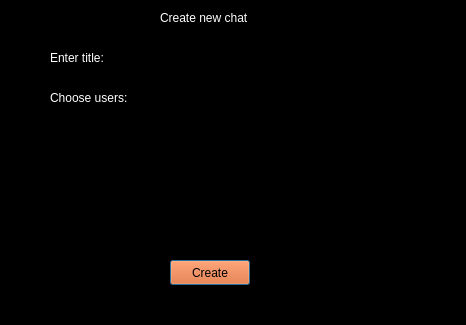
<?xml version="1.0" encoding="UTF-8"?>
<ui version="4.0">
 <class>New_chat</class>
 <widget class="QDialog" name="New_chat">
  <property name="geometry">
   <rect>
    <x>0</x>
    <y>0</y>
    <width>466</width>
    <height>325</height>
   </rect>
  </property>
  <property name="palette">
   <palette>
    <active>
     <colorrole role="WindowText">
      <brush brushstyle="SolidPattern">
       <color alpha="255">
        <red>255</red>
        <green>255</green>
        <blue>255</blue>
       </color>
      </brush>
     </colorrole>
     <colorrole role="Button">
      <brush brushstyle="SolidPattern">
       <color alpha="255">
        <red>0</red>
        <green>0</green>
        <blue>0</blue>
       </color>
      </brush>
     </colorrole>
     <colorrole role="Light">
      <brush brushstyle="SolidPattern">
       <color alpha="255">
        <red>0</red>
        <green>0</green>
        <blue>0</blue>
       </color>
      </brush>
     </colorrole>
     <colorrole role="Midlight">
      <brush brushstyle="SolidPattern">
       <color alpha="255">
        <red>0</red>
        <green>0</green>
        <blue>0</blue>
       </color>
      </brush>
     </colorrole>
     <colorrole role="Dark">
      <brush brushstyle="SolidPattern">
       <color alpha="255">
        <red>0</red>
        <green>0</green>
        <blue>0</blue>
       </color>
      </brush>
     </colorrole>
     <colorrole role="Mid">
      <brush brushstyle="SolidPattern">
       <color alpha="255">
        <red>0</red>
        <green>0</green>
        <blue>0</blue>
       </color>
      </brush>
     </colorrole>
     <colorrole role="Text">
      <brush brushstyle="SolidPattern">
       <color alpha="255">
        <red>255</red>
        <green>255</green>
        <blue>255</blue>
       </color>
      </brush>
     </colorrole>
     <colorrole role="BrightText">
      <brush brushstyle="SolidPattern">
       <color alpha="255">
        <red>255</red>
        <green>255</green>
        <blue>255</blue>
       </color>
      </brush>
     </colorrole>
     <colorrole role="ButtonText">
      <brush brushstyle="SolidPattern">
       <color alpha="255">
        <red>255</red>
        <green>255</green>
        <blue>255</blue>
       </color>
      </brush>
     </colorrole>
     <colorrole role="Base">
      <brush brushstyle="SolidPattern">
       <color alpha="255">
        <red>0</red>
        <green>0</green>
        <blue>0</blue>
       </color>
      </brush>
     </colorrole>
     <colorrole role="Window">
      <brush brushstyle="SolidPattern">
       <color alpha="255">
        <red>0</red>
        <green>0</green>
        <blue>0</blue>
       </color>
      </brush>
     </colorrole>
     <colorrole role="Shadow">
      <brush brushstyle="SolidPattern">
       <color alpha="255">
        <red>0</red>
        <green>0</green>
        <blue>0</blue>
       </color>
      </brush>
     </colorrole>
     <colorrole role="AlternateBase">
      <brush brushstyle="SolidPattern">
       <color alpha="255">
        <red>0</red>
        <green>0</green>
        <blue>0</blue>
       </color>
      </brush>
     </colorrole>
     <colorrole role="ToolTipBase">
      <brush brushstyle="SolidPattern">
       <color alpha="255">
        <red>255</red>
        <green>255</green>
        <blue>220</blue>
       </color>
      </brush>
     </colorrole>
     <colorrole role="ToolTipText">
      <brush brushstyle="SolidPattern">
       <color alpha="255">
        <red>0</red>
        <green>0</green>
        <blue>0</blue>
       </color>
      </brush>
     </colorrole>
     <colorrole role="PlaceholderText">
      <brush brushstyle="SolidPattern">
       <color alpha="128">
        <red>255</red>
        <green>255</green>
        <blue>255</blue>
       </color>
      </brush>
     </colorrole>
    </active>
    <inactive>
     <colorrole role="WindowText">
      <brush brushstyle="SolidPattern">
       <color alpha="255">
        <red>255</red>
        <green>255</green>
        <blue>255</blue>
       </color>
      </brush>
     </colorrole>
     <colorrole role="Button">
      <brush brushstyle="SolidPattern">
       <color alpha="255">
        <red>0</red>
        <green>0</green>
        <blue>0</blue>
       </color>
      </brush>
     </colorrole>
     <colorrole role="Light">
      <brush brushstyle="SolidPattern">
       <color alpha="255">
        <red>0</red>
        <green>0</green>
        <blue>0</blue>
       </color>
      </brush>
     </colorrole>
     <colorrole role="Midlight">
      <brush brushstyle="SolidPattern">
       <color alpha="255">
        <red>0</red>
        <green>0</green>
        <blue>0</blue>
       </color>
      </brush>
     </colorrole>
     <colorrole role="Dark">
      <brush brushstyle="SolidPattern">
       <color alpha="255">
        <red>0</red>
        <green>0</green>
        <blue>0</blue>
       </color>
      </brush>
     </colorrole>
     <colorrole role="Mid">
      <brush brushstyle="SolidPattern">
       <color alpha="255">
        <red>0</red>
        <green>0</green>
        <blue>0</blue>
       </color>
      </brush>
     </colorrole>
     <colorrole role="Text">
      <brush brushstyle="SolidPattern">
       <color alpha="255">
        <red>255</red>
        <green>255</green>
        <blue>255</blue>
       </color>
      </brush>
     </colorrole>
     <colorrole role="BrightText">
      <brush brushstyle="SolidPattern">
       <color alpha="255">
        <red>255</red>
        <green>255</green>
        <blue>255</blue>
       </color>
      </brush>
     </colorrole>
     <colorrole role="ButtonText">
      <brush brushstyle="SolidPattern">
       <color alpha="255">
        <red>255</red>
        <green>255</green>
        <blue>255</blue>
       </color>
      </brush>
     </colorrole>
     <colorrole role="Base">
      <brush brushstyle="SolidPattern">
       <color alpha="255">
        <red>0</red>
        <green>0</green>
        <blue>0</blue>
       </color>
      </brush>
     </colorrole>
     <colorrole role="Window">
      <brush brushstyle="SolidPattern">
       <color alpha="255">
        <red>0</red>
        <green>0</green>
        <blue>0</blue>
       </color>
      </brush>
     </colorrole>
     <colorrole role="Shadow">
      <brush brushstyle="SolidPattern">
       <color alpha="255">
        <red>0</red>
        <green>0</green>
        <blue>0</blue>
       </color>
      </brush>
     </colorrole>
     <colorrole role="AlternateBase">
      <brush brushstyle="SolidPattern">
       <color alpha="255">
        <red>0</red>
        <green>0</green>
        <blue>0</blue>
       </color>
      </brush>
     </colorrole>
     <colorrole role="ToolTipBase">
      <brush brushstyle="SolidPattern">
       <color alpha="255">
        <red>255</red>
        <green>255</green>
        <blue>220</blue>
       </color>
      </brush>
     </colorrole>
     <colorrole role="ToolTipText">
      <brush brushstyle="SolidPattern">
       <color alpha="255">
        <red>0</red>
        <green>0</green>
        <blue>0</blue>
       </color>
      </brush>
     </colorrole>
     <colorrole role="PlaceholderText">
      <brush brushstyle="SolidPattern">
       <color alpha="128">
        <red>255</red>
        <green>255</green>
        <blue>255</blue>
       </color>
      </brush>
     </colorrole>
    </inactive>
    <disabled>
     <colorrole role="WindowText">
      <brush brushstyle="SolidPattern">
       <color alpha="255">
        <red>0</red>
        <green>0</green>
        <blue>0</blue>
       </color>
      </brush>
     </colorrole>
     <colorrole role="Button">
      <brush brushstyle="SolidPattern">
       <color alpha="255">
        <red>0</red>
        <green>0</green>
        <blue>0</blue>
       </color>
      </brush>
     </colorrole>
     <colorrole role="Light">
      <brush brushstyle="SolidPattern">
       <color alpha="255">
        <red>0</red>
        <green>0</green>
        <blue>0</blue>
       </color>
      </brush>
     </colorrole>
     <colorrole role="Midlight">
      <brush brushstyle="SolidPattern">
       <color alpha="255">
        <red>0</red>
        <green>0</green>
        <blue>0</blue>
       </color>
      </brush>
     </colorrole>
     <colorrole role="Dark">
      <brush brushstyle="SolidPattern">
       <color alpha="255">
        <red>0</red>
        <green>0</green>
        <blue>0</blue>
       </color>
      </brush>
     </colorrole>
     <colorrole role="Mid">
      <brush brushstyle="SolidPattern">
       <color alpha="255">
        <red>0</red>
        <green>0</green>
        <blue>0</blue>
       </color>
      </brush>
     </colorrole>
     <colorrole role="Text">
      <brush brushstyle="SolidPattern">
       <color alpha="255">
        <red>0</red>
        <green>0</green>
        <blue>0</blue>
       </color>
      </brush>
     </colorrole>
     <colorrole role="BrightText">
      <brush brushstyle="SolidPattern">
       <color alpha="255">
        <red>255</red>
        <green>255</green>
        <blue>255</blue>
       </color>
      </brush>
     </colorrole>
     <colorrole role="ButtonText">
      <brush brushstyle="SolidPattern">
       <color alpha="255">
        <red>0</red>
        <green>0</green>
        <blue>0</blue>
       </color>
      </brush>
     </colorrole>
     <colorrole role="Base">
      <brush brushstyle="SolidPattern">
       <color alpha="255">
        <red>0</red>
        <green>0</green>
        <blue>0</blue>
       </color>
      </brush>
     </colorrole>
     <colorrole role="Window">
      <brush brushstyle="SolidPattern">
       <color alpha="255">
        <red>0</red>
        <green>0</green>
        <blue>0</blue>
       </color>
      </brush>
     </colorrole>
     <colorrole role="Shadow">
      <brush brushstyle="SolidPattern">
       <color alpha="255">
        <red>0</red>
        <green>0</green>
        <blue>0</blue>
       </color>
      </brush>
     </colorrole>
     <colorrole role="AlternateBase">
      <brush brushstyle="SolidPattern">
       <color alpha="255">
        <red>0</red>
        <green>0</green>
        <blue>0</blue>
       </color>
      </brush>
     </colorrole>
     <colorrole role="ToolTipBase">
      <brush brushstyle="SolidPattern">
       <color alpha="255">
        <red>255</red>
        <green>255</green>
        <blue>220</blue>
       </color>
      </brush>
     </colorrole>
     <colorrole role="ToolTipText">
      <brush brushstyle="SolidPattern">
       <color alpha="255">
        <red>0</red>
        <green>0</green>
        <blue>0</blue>
       </color>
      </brush>
     </colorrole>
     <colorrole role="PlaceholderText">
      <brush brushstyle="SolidPattern">
       <color alpha="128">
        <red>255</red>
        <green>255</green>
        <blue>255</blue>
       </color>
      </brush>
     </colorrole>
    </disabled>
   </palette>
  </property>
  <property name="windowTitle">
   <string>Dialog</string>
  </property>
  <widget class="QLineEdit" name="titleEdit">
   <property name="geometry">
    <rect>
     <x>170</x>
     <y>50</y>
     <width>113</width>
     <height>24</height>
    </rect>
   </property>
   <property name="styleSheet">
    <string notr="true">background-color: rgb(0, 0, 0);
color: rgb(255, 255, 255);</string>
   </property>
  </widget>
  <widget class="QListWidget" name="userList">
   <property name="geometry">
    <rect>
     <x>170</x>
     <y>90</y>
     <width>251</width>
     <height>141</height>
    </rect>
   </property>
   <property name="styleSheet">
    <string notr="true">background-color: rgb(0, 0, 0);
color: rgb(255, 255, 255);</string>
   </property>
  </widget>
  <widget class="QPushButton" name="createButton">
   <property name="geometry">
    <rect>
     <x>170</x>
     <y>260</y>
     <width>80</width>
     <height>25</height>
    </rect>
   </property>
   <property name="styleSheet">
    <string notr="true">color: rgb(0, 0, 0);
background-color: rgb(255, 85, 0);</string>
   </property>
   <property name="text">
    <string>Create</string>
   </property>
  </widget>
  <widget class="QLabel" name="label">
   <property name="geometry">
    <rect>
     <x>50</x>
     <y>50</y>
     <width>71</width>
     <height>16</height>
    </rect>
   </property>
   <property name="text">
    <string>Enter title:</string>
   </property>
  </widget>
  <widget class="QLabel" name="label_2">
   <property name="geometry">
    <rect>
     <x>50</x>
     <y>90</y>
     <width>91</width>
     <height>16</height>
    </rect>
   </property>
   <property name="text">
    <string>Choose users:</string>
   </property>
  </widget>
  <widget class="QLabel" name="label_3">
   <property name="geometry">
    <rect>
     <x>160</x>
     <y>10</y>
     <width>121</width>
     <height>16</height>
    </rect>
   </property>
   <property name="text">
    <string>Create new chat</string>
   </property>
  </widget>
 </widget>
 <resources/>
 <connections/>
</ui>
